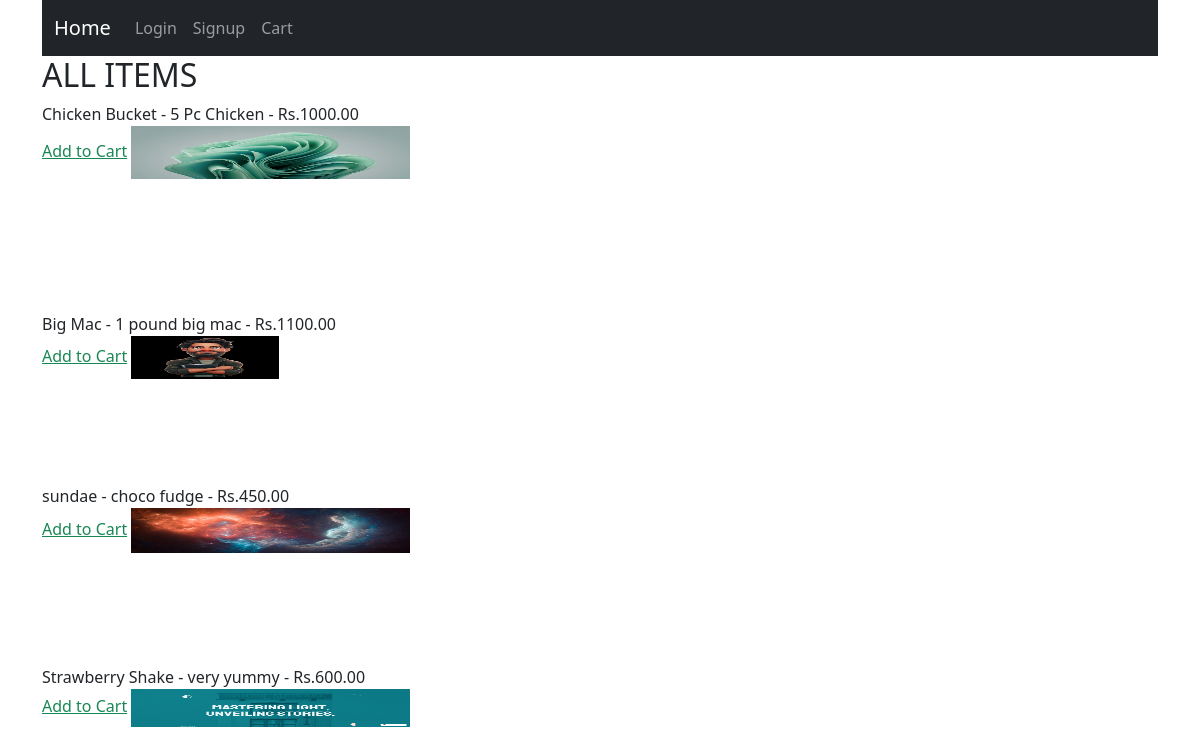
The page /all_items/ on the database its author committed.
### restaurant/models.py (models this page shows, shortened)
class Item(models.Model):
    restaurant = models.ForeignKey(Restaurant, on_delete=models.CASCADE)
    category = models.ForeignKey(Category, on_delete=models.CASCADE)
    name = models.CharField(max_length=100)
    description = models.TextField()
    price = models.DecimalField(max_digits=10, decimal_places=2)
    image = models.ImageField(upload_to='images', null=True, blank=True)

### doordash_app/views.py (the view)
# urls.py: path('all_items/', views.all_items, name='all_items'),
def all_items(request):
    all_items = Item.objects.all()
    return render(request, 'doordash_app/all_items.html', {'all_items': all_items})

### doordash_app/templates/doordash_app/all_items.html
{% extends "./layout/base.html" %} {% block content %}
<div>
  <h2>ALL ITEMS</h2>
  <div class="d-flex flex-lg-wrap">
    {% for Item in all_items %}
    <div class="">
      <a class="nav-link" href="">
        {{ Item.name }} - {{ Item.description }} - Rs.{{ Item.price }}
      </a>
      <a class="text-success" href="{% url 'users:add_to_cart' Item.id %}"
        >Add to Cart</a
      >
      <img src="{{Item.image.url}}" alt="{{Item.name}}" class="w-25 h-25" />
    </div>
    {% endfor %}
  </div>
</div>
{% endblock content %}

### rows shown on the page
Item: name "Chicken Bucket", description "5 Pc Chicken", price "1000.00", image (picture)
Item: name "Big Mac", description "1 pound big mac", price "1100.00", image (picture)
Item: name "sundae", description "choco fudge", price "450.00", image (picture)
Item: name "Strawberry Shake", description "very yummy", price "600.00", image (picture)
